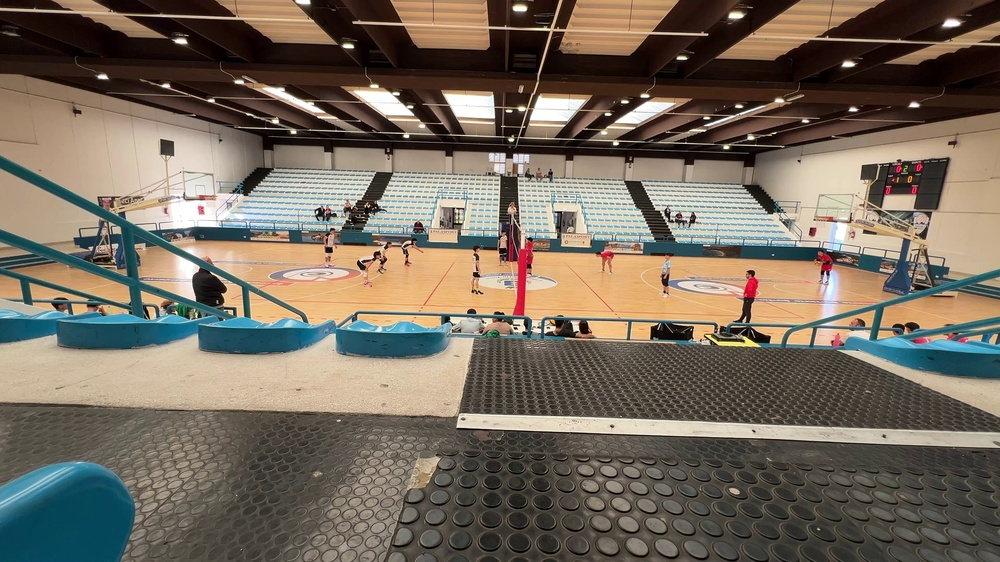
#> input picture frames/test_frames/04302025_182540_000.jpg, 1000 x 562 px, shrunk from 3840 x 2160 before the run, found by its file name; its folder holds only this picture in this run
$ python augment_test.py
#> lines starting #> are read from the running program, lines starting #| are printed output that depends on the picture
import cv2
import numpy as np
import random
import os

def random_light_variation(img):
    """
    Apply random hue, saturation, brightness, and exposure changes
    based on your training augmentations with slightly expanded ranges.
    """
    hsv = cv2.cvtColor(img, cv2.COLOR_BGR2HSV).astype(np.float32)

    # Random Hue shift (-20 to 20 degrees)
    hue_shift = random.uniform(-20, 20)
    hsv[..., 0] = (hsv[..., 0] + hue_shift) % 180

    # Random Saturation scaling (0.7–1.3)
    sat_mult = random.uniform(0.7, 1.3)
    hsv[..., 1] = np.clip(hsv[..., 1] * sat_mult, 0, 255)

    # Random Brightness scaling (0.75–1.25)
    val_mult = random.uniform(0.75, 1.25)
    hsv[..., 2] = np.clip(hsv[..., 2] * val_mult, 0, 255)

    img = cv2.cvtColor(hsv.astype(np.uint8), cv2.COLOR_HSV2BGR)

    # Random Exposure / Gamma correction (0.9–1.1)
    gamma = random.uniform(0.9, 1.1)
    inv_gamma = 1.0 / gamma
    table = np.array([((i / 255.0) ** inv_gamma) * 255 for i in range(256)]).astype("uint8")
    img = cv2.LUT(img, table)

    return img

# ------------------- Main Script -------------------
input_folder = "frames/test_frames/"       # Folder with original test frames
output_folder = "frames/test_frames_aug/"  # Folder to save augmented frames
num_variants = 3                     # How many random variants per frame

os.makedirs(output_folder, exist_ok=True)

# List only .jpg files in the folder
for filename in os.listdir(input_folder):
    if not filename.lower().endswith(".jpg"):
        continue

    img_path = os.path.join(input_folder, filename)
    img = cv2.imread(img_path)
#> img is the input picture: shape (562, 1000, 3); mean B, G, R 93.5, 107, 117.7
    base_name = os.path.splitext(filename)[0]

    # Generate multiple random variants
    for i in range(num_variants):
        aug_img = random_light_variation(img)
        out_path = os.path.join(output_folder, f"{base_name}_v{i}.jpg")
        cv2.imwrite(out_path, aug_img)
#> this loop made 3 passes
#> pass 1, in random_light_variation, `hsv = cv2.cvtColor(img, cv2.COLOR_BGR2HSV).astype(np.float32)`:
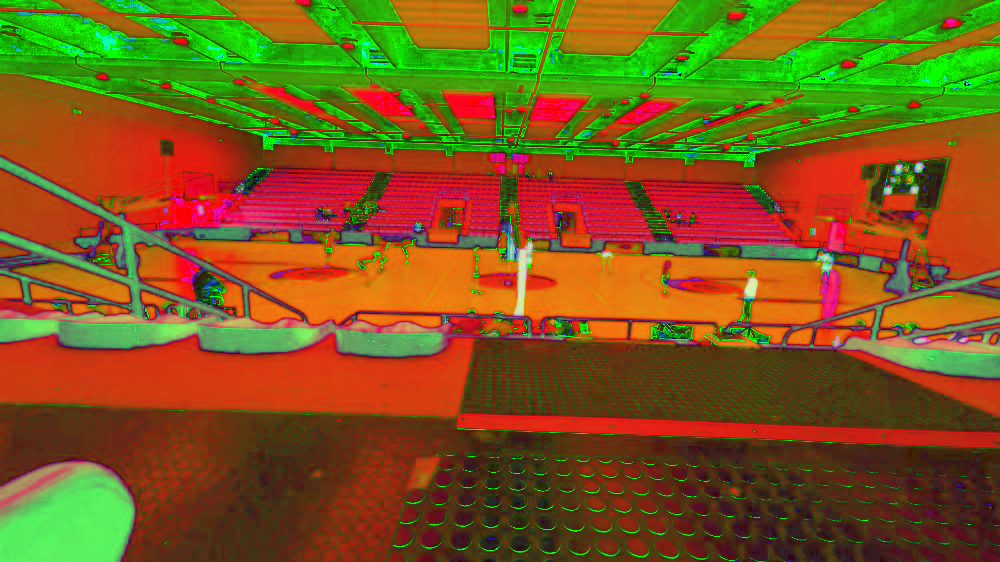
#> hsv: shape (562, 1000, 3) float32; mean B, G, R 26.7, 88.9, 123.7
#> pass 1, in random_light_variation, `img = cv2.cvtColor(hsv.astype(np.uint8), cv2.COLOR_HSV2BGR)`:
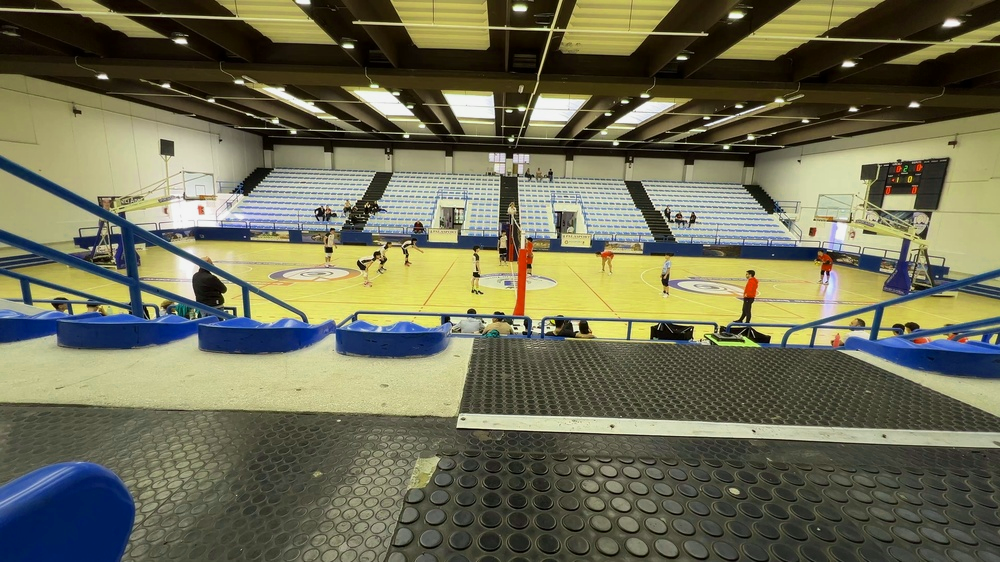
#> img: shape (562, 1000, 3); mean B, G, R 84.9, 110.6, 111
#> pass 2, in random_light_variation (call 2), `img = cv2.cvtColor(hsv.astype(np.uint8), cv2.COLOR_HSV2BGR)`:
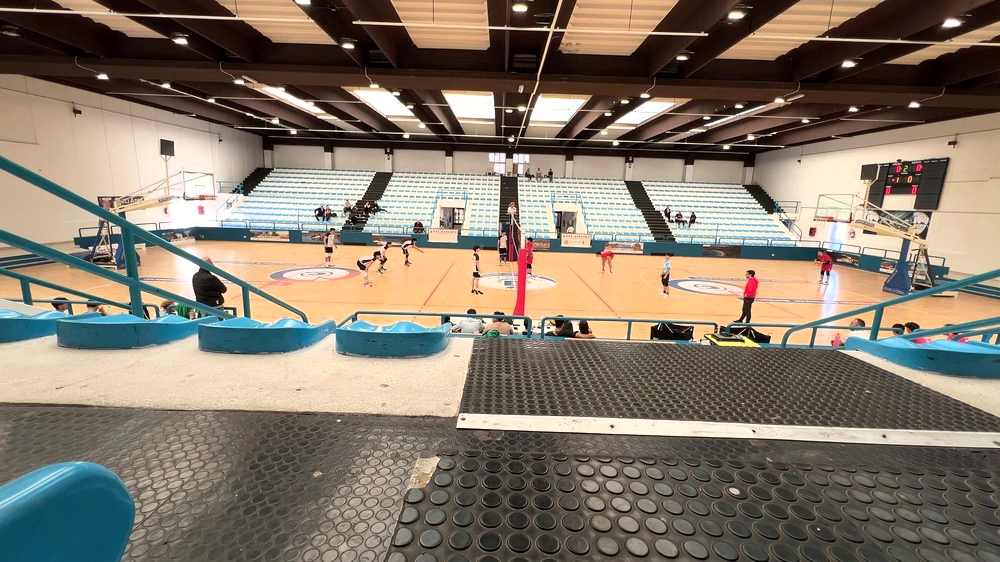
#> img: shape (562, 1000, 3); mean B, G, R 107.2, 121.3, 133

print(f"Augmented frames saved in {output_folder}")
#| Augmented frames saved in frames/test_frames_aug/
